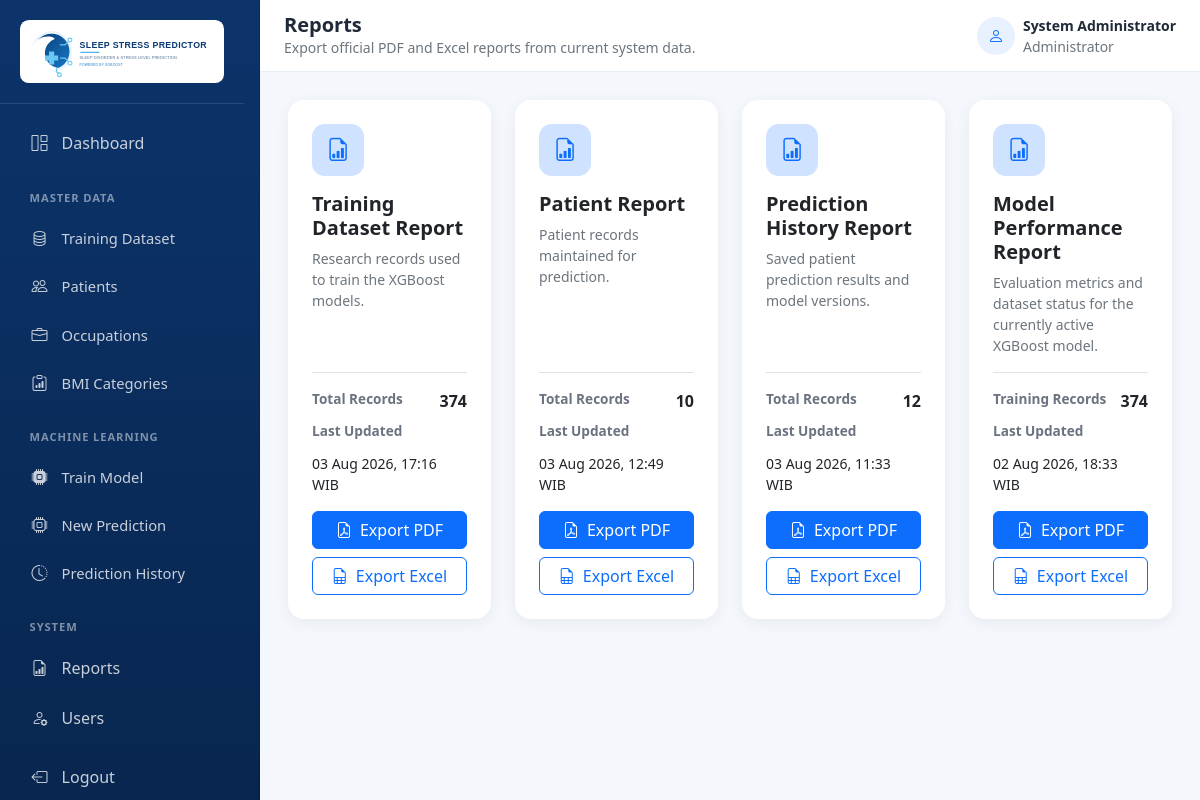
/reports/ (signed in), run on the app's committed database.
### models/database.py (models this page shows, shortened)
class User(UserMixin, db.Model):
    __tablename__ = "users"
    id = db.Column(db.Integer, primary_key=True)
    full_name = db.Column(db.String(120), nullable=False)
    username = db.Column(db.String(80), nullable=False, unique=True, index=True)
    password_hash = db.Column(db.String(256), nullable=False)
    role = db.Column(db.String(20), nullable=False, default="Admin")
    created_at = db.Column(db.DateTime, nullable=False, default=jakarta_now)

class ModelVersion(db.Model):
    __tablename__ = "model_versions"
    id = db.Column(db.Integer, primary_key=True)
    version = db.Column(db.String(20), nullable=False, unique=True, index=True)
    training_date = db.Column(db.DateTime, nullable=False, index=True)
    training_dataset_signature = db.Column(db.String(64), nullable=False, index=True)
    training_record_count = db.Column(db.Integer, nullable=False)
    classification_metrics = db.Column(db.Text, nullable=False)
    regression_metrics = db.Column(db.Text, nullable=False)
    confusion_matrix = db.Column(db.Text, nullable=False)
    artifact_path = db.Column(db.String(500), nullable=False)
    artifact_hashes = db.Column(db.Text, nullable=False)
    @staticmethod
    def _decode_json(value, fallback):
        try:
            return json.loads(value) if value else fallback
        except (TypeError, ValueError):
            return fallback
    @property
    def classification_metrics_data(self):
        return self._decode_json(self.classification_metrics, {})
    @property
    def regression_metrics_data(self):
        return self._decode_json(self.regression_metrics, {})
    @property
    def confusion_matrix_data(self):
        return self._decode_json(self.confusion_matrix, [])

### routes/reports.py (the view)
@reports_bp.get("/")
@login_required
def index():
    return render_template("reports/index.html", reports=report_dashboard_cards())

### app.py (called while the page is built)
@login_manager.user_loader
def load_user(user_id):
    return db.session.get(User, int(user_id))

### services/model_version_service.py (called while the page is built)
def active_model_version(metadata=None):
    metadata = metadata or db.session.get(ModelMetadata, 1)
    if metadata is None:
        return None
    if metadata.active_version_id:
        version = db.session.get(ModelVersion, metadata.active_version_id)
        if version is not None:
            return version
    return ModelVersion.query.filter_by(version=metadata.model_version).first()

### services/report_data_service.py (called while the page is built)
def _active_model_report_context():
    metadata = db.session.get(ModelMetadata, 1)
    version = active_model_version(metadata)
    classification = version.classification_metrics_data if version else {}
    regression = version.regression_metrics_data if version else {}
    matrix = version.confusion_matrix_data if version else []
    dataset_changed = (
        version is None
        or version.training_dataset_signature != training_dataset_signature()
    )
    return {
        "metadata": metadata,
        "version": version,
        "classification": classification,
        "regression": regression,
        "confusion_matrix": matrix,
        "dataset_status": "Dataset berubah" if dataset_changed else "Terbarui",
    }

### services/training_service.py (called while the page is built)
def _training_records():
    return (
        TrainingDatasetRecord.query.options(
            joinedload(TrainingDatasetRecord.occupation),
            joinedload(TrainingDatasetRecord.bmi_category),
        )
        .order_by(TrainingDatasetRecord.id)
        .all()
    )

def training_dataset_signature():
    return training_dataset_content_signature(training_dataset_dataframe())

def training_dataset_content_signature(dataset):
    normalized = normalize_training_dataset_dataframe(dataset)
    content = normalized.to_csv(index=False, lineterminator="\n")
    return hashlib.sha256(content.encode("utf-8")).hexdigest()

### templates/reports/index.html (shortened to what this page needs)
{% extends "base.html" %}
{% block page_title %}Reports{% endblock %}
{% block page_subtitle %}Export official PDF and Excel reports from current system data.{% endblock %}
{% block content %}<div class="row g-4">{% for report in reports %}<div class="col-md-6 col-xl-3"><div class="card border-0 dashboard-card h-100"><div class="card-body p-4 d-flex flex-column"><div class="metric-icon bg-primary-subtle text-primary mb-3"><i class="bi bi-file-earmark-bar-graph"></i></div><h5 class="fw-bold">{{ report.title }}</h5><p class="text-secondary small flex-grow-1">{{ report.description }}</p><div class="border-top pt-3 mb-3"><div class="d-flex justify-content-between"><span class="metric-label">{{ report.total_label|default('Total Records') }}</span><strong>{{ report.total }}</strong></div><div class="d-flex justify-content-between mt-2"><span class="metric-label">Last Updated</span><small>{{ report.last_updated.strftime('%d %b %Y, %H:%M WIB') if report.last_updated else '-' }}</small></div></div><div class="d-grid gap-2"><a class="btn btn-primary" href="{{ url_for('reports.export_pdf', report_key=report.key) }}"><i class="bi bi-file-earmark-pdf me-2"></i>Export PDF</a><a class="btn btn-outline-primary" href="{{ url_for('reports.export_excel', report_key=report.key) }}"><i class="bi bi-file-earmark-spreadsheet me-2"></i>Export Excel</a></div></div></div></div>{% endfor %}</div>{% endblock %}

### templates/base.html (shortened to what this page needs)
<!DOCTYPE html>
<html lang="en">
<head>
  <link href="https://cdn.jsdelivr.net/npm/bootstrap@5.3.0/dist/css/bootstrap.min.css" rel="stylesheet">
  <link rel="stylesheet" href="https://cdn.jsdelivr.net/npm/bootstrap-icons@1.11.1/font/bootstrap-icons.css">
  <link rel="stylesheet" href="https://cdn.datatables.net/1.13.8/css/dataTables.bootstrap5.min.css">
  <link rel="stylesheet" href="{{ url_for('static', filename='css/dashboard.css') }}">
</head>
<body class="dashboard-body">
  <aside class="app-sidebar offcanvas offcanvas-start" tabindex="-1" id="appSidebar" aria-labelledby="appSidebarLabel">
    <div class="offcanvas-body d-flex flex-column p-0">
      <a class="sidebar-brand flex-shrink-0" href="{{ url_for('system.dashboard') }}"><img src="{{ url_for('static', filename='img/logo.svg') }}" alt="Sleep Stress Predictor" class="sidebar-logo"></a>
      <nav class="sidebar-nav nav flex-column flex-nowrap">
      <a class="nav-link {% if request.endpoint == 'system.dashboard' %}active{% endif %}" href="{{ url_for('system.dashboard') }}"><i class="bi bi-grid-1x2 me-2"></i>Dashboard</a>
      <div class="nav-label">Master Data</div><div class="submenu">
        <a class="nav-link" href="{{ url_for('training_dataset.index') }}"><i class="bi bi-database me-2"></i>Training Dataset</a>
        <a class="nav-link" href="{{ url_for('master_data.patients') }}"><i class="bi bi-people me-2"></i>Patients</a>
        <a class="nav-link" href="{{ url_for('master_data.occupations') }}"><i class="bi bi-briefcase me-2"></i>Occupations</a>
        <a class="nav-link" href="{{ url_for('master_data.bmi_categories') }}"><i class="bi bi-clipboard-data me-2"></i>BMI Categories</a>
      </div>
      <div class="nav-label">Machine Learning</div><div class="submenu">
        {% if current_user.role == 'Admin' %}<a class="nav-link" href="{{ url_for('train') }}"><i class="bi bi-cpu-fill me-2"></i>Train Model</a>{% endif %}
        <a class="nav-link" href="{{ url_for('prediction.new_prediction') }}"><i class="bi bi-cpu me-2"></i>New Prediction</a>
        <a class="nav-link" href="{{ url_for('prediction.history') }}"><i class="bi bi-clock-history me-2"></i>Prediction History</a>
      </div>
      <div class="nav-label">System</div>
      <a class="nav-link" href="{{ url_for('reports.index') }}"><i class="bi bi-file-earmark-bar-graph me-2"></i>Reports</a>
      {% if current_user.role == 'Admin' %}<a class="nav-link" href="{{ url_for('users.index') }}"><i class="bi bi-person-gear me-2"></i>Users</a>{% endif %}
      <form method="post" action="{{ url_for('auth.logout') }}" class="mt-2"><button class="sidebar-logout" type="submit"><i class="bi bi-box-arrow-left me-2"></i>Logout</button></form>
      </nav>
    </div>
  </aside>
  <main class="app-main">
    <header class="app-topbar d-flex justify-content-between align-items-center px-3 px-lg-4">
      <div class="d-flex align-items-center gap-2 gap-sm-3 page-heading">
        <div class="page-heading-text"><h5 class="mb-0 fw-bold text-truncate">{% block page_title %}Sleep Stress Predictor{% endblock %}</h5><small class="text-secondary d-block text-truncate">{% block page_subtitle %}{% endblock %}</small></div>
      </div>
      <div class="d-flex align-items-center gap-2 flex-shrink-0"><span class="user-avatar"><i class="bi bi-person"></i></span><div class="small d-none d-sm-block"><strong class="d-block text-truncate user-name">{{ current_user.full_name }}</strong><span class="text-secondary">{{ 'Administrator' if current_user.role == 'Admin' else 'Employee' }}</span></div></div>
    </header>
    <section class="page-content">
      {% block content %}{% endblock %}
    </section>
  </main>
</body>
</html>

### static/css/dashboard.css (style rules this page uses)
:root { --brand-blue: #0d6efd; --sidebar-width: 260px; }
html { max-width: 100%; overflow-x: clip; }
body.dashboard-body { background: #f4f7fb; color: #1f2937; max-width: 100%; min-height: 100vh; overflow-x: clip; }
img, svg, canvas { height: auto; max-width: 100%; }
.app-sidebar { --bs-offcanvas-width: min(86vw, 280px); background: linear-gradient(180deg, #0c346b 0%, #08264f 100%); border: 0; color: #fff; height: 100dvh; max-height: 100dvh; max-width: 100%; overflow: hidden; }
.app-sidebar .offcanvas-header, .sidebar-brand { border-bottom: 1px solid rgba(255, 255, 255, .12); }
.app-sidebar .offcanvas-body { flex: 1 1 auto; height: 100%; min-height: 0; overflow-x: hidden; overflow-y: auto !important; overscroll-behavior: contain; scrollbar-gutter: stable; -webkit-overflow-scrolling: touch; }
.sidebar-brand { color: #fff; display: block; font-size: 1.2rem; font-weight: 700; padding: 1.25rem; text-decoration: none; }
.sidebar-logo { background: #fff; border-radius: .55rem; display: block; padding: .35rem; width: 100%; }
.sidebar-nav { padding: 1rem; }
.sidebar-nav .nav-link, .sidebar-logout { align-items: center; display: flex; gap: .75rem; min-height: 44px; padding: .72rem .85rem; }
.sidebar-nav .nav-link { border-radius: .6rem; color: rgba(255, 255, 255, .78); font-weight: 500; margin-bottom: .2rem; }
.sidebar-nav .nav-link i, .sidebar-logout i { align-items: center; display: inline-flex; flex: 0 0 1.25rem; font-size: 1rem; justify-content: center; line-height: 1; margin-right: 0 !important; width: 1.25rem; }
.sidebar-nav .nav-label { color: rgba(255, 255, 255, .48); font-size: .7rem; font-weight: 700; letter-spacing: .08em; margin: 1.25rem .85rem .55rem; text-transform: uppercase; }
.sidebar-nav .submenu .nav-link { font-size: .92rem; padding-left: .85rem; }
.sidebar-logout { background: transparent; border: 0; color: rgba(255, 255, 255, .78); text-align: left; width: 100%; }
.app-main { max-width: 100%; min-height: 100vh; min-width: 0; width: 100%; }
.app-topbar { background: #fff; border-bottom: 1px solid #e7edf5; gap: .75rem; min-height: 72px; width: 100%; }
.page-heading, .page-heading-text { min-width: 0; }
.page-heading { flex: 1 1 auto; }
.page-heading-text { max-width: min(58vw, 700px); }
.user-name { max-width: 190px; }
.page-content { max-width: 100%; min-width: 0; padding: 1.75rem; width: 100%; }
.page-content > *, .row > *, .card, .card-body, .dashboard-card .d-flex, .responsive-toolbar > * { min-width: 0; }
.dashboard-card { border-radius: 1rem; box-shadow: 0 .25rem 1rem rgba(31, 41, 55, .06); max-width: 100%; }
.dashboard-card dd, .dashboard-card p, .dashboard-card strong, .alert { overflow-wrap: anywhere; }
.dashboard-card .justify-content-between { flex-wrap: wrap; gap: .75rem; }
.metric-icon { align-items: center; border-radius: .8rem; display: inline-flex; flex: 0 0 52px; font-size: 1.45rem; height: 52px; justify-content: center; width: 52px; }
.metric-label { color: #6b7280; font-size: .85rem; font-weight: 600; }
.user-avatar { align-items: center; background: #e8f1ff; border-radius: 50%; color: var(--brand-blue); display: inline-flex; flex: 0 0 38px; height: 38px; justify-content: center; width: 38px; }
@media (min-width: 992px) { .app-sidebar.offcanvas { bottom: 0; height: 100dvh; max-height: 100dvh; top: 0; transform: none !important; visibility: visible !important; width: var(--sidebar-width); } }
@media (min-width: 992px) { .app-main { margin-left: var(--sidebar-width); max-width: calc(100% - var(--sidebar-width)); width: calc(100% - var(--sidebar-width)); } }

### data on the page
User: full_name "System Administrator", role "Administrator"
ModelVersion: title "Prediction History Report", description "Saved patient prediction results and model versions.", total_label "Total Records", total "12", last_updated "03 Aug 2026, 11:33 WIB", title "Model Performance Report", description "Evaluation metrics and dataset status for the currently active XGBoost model.", total_label "Training Records", total "374", last_updated "02 Aug 2026, 18:33 WIB"

### other printed values
{{ report.title }} "Training Dataset Report" "Patient Report"
{{ report.description }} "Research records used to train the XGBoost models." "Patient records maintained for prediction."
{{ report.total_label|default('Total Records') }} "Total Records" "Total Records"
{{ report.total }} "374" "10"
